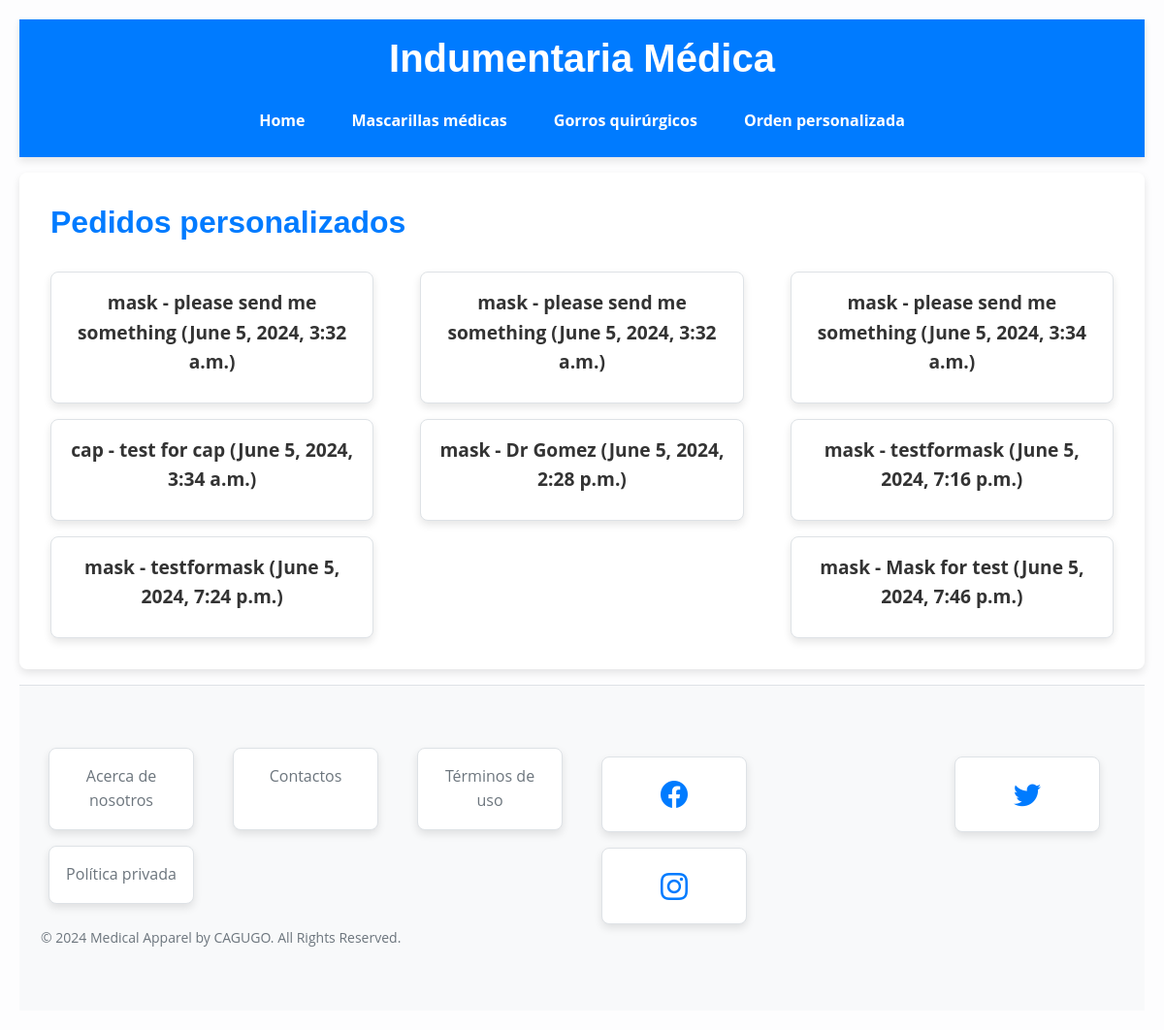
Before: /custom-orders/ with the older database file.
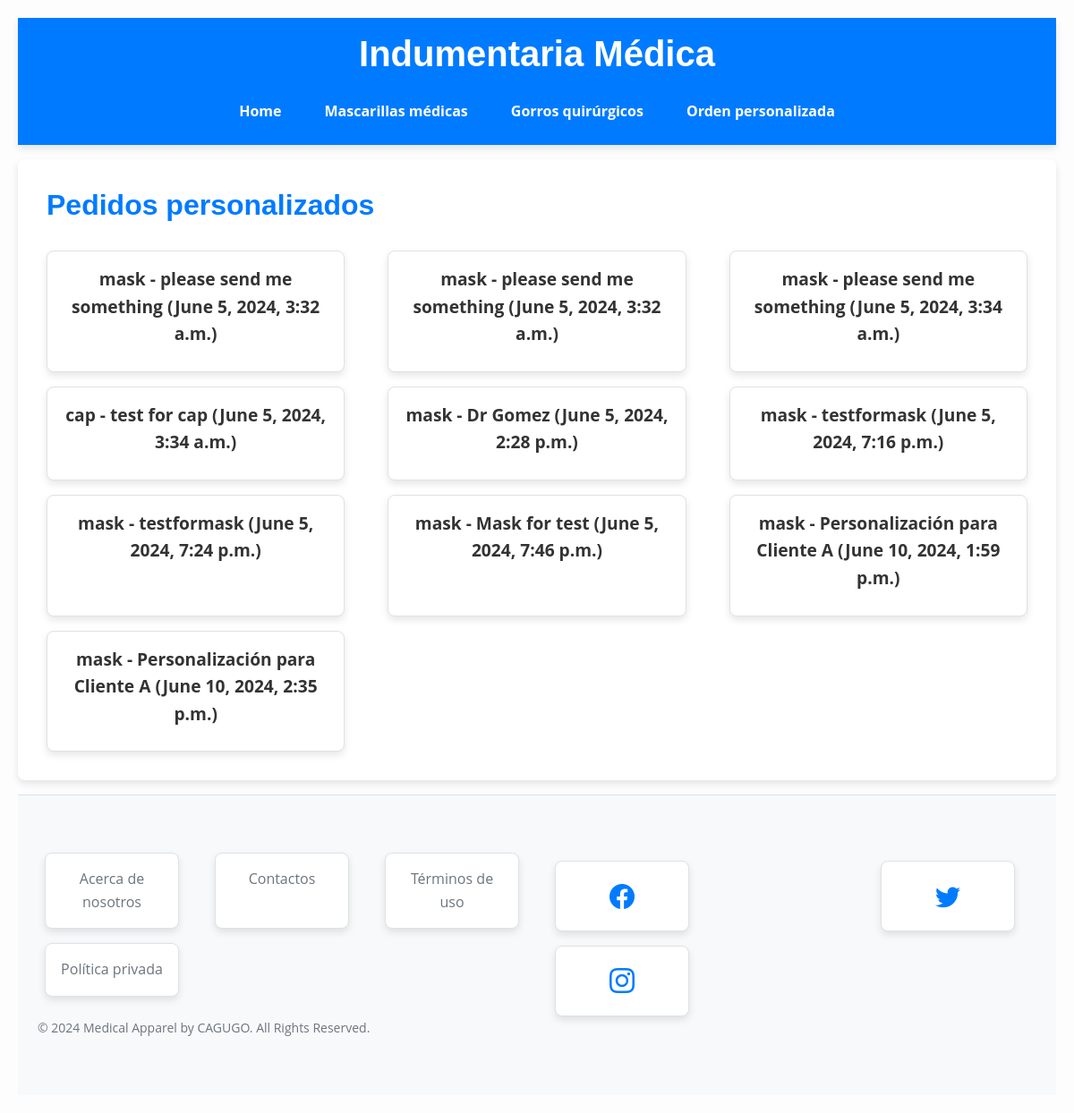
After: the same page with the newer database file.
### store/models.py (models this page shows, shortened)
class CustomOrder(models.Model):
    product_type = models.CharField(max_length=50, choices=[('mask', 'Mask'), ('cap', 'Cap')])
    custom_text = models.CharField(max_length=255)
    order_date = models.DateTimeField(auto_now_add=True)

### store/views.py (the view)
# urls.py: path('custom-orders/', views.custom_order_list, name='custom_order_list'),
def custom_order_list(request):
    custom_orders = CustomOrder.objects.all()
    return render(request, 'store/custom_order_list.html', {'custom_orders': custom_orders})

### store/templates/store/custom_order_list.html (shortened to what this page needs)
{% extends 'store/base.html' %}
{% block content %}
<h2>Pedidos personalizados</h2>
<ul>
    {% for order in custom_orders %}
    <li>
        <p>{{ order.product_type }} - {{ order.custom_text }} ({{ order.order_date }})</p>
    </li>
    {% empty %}
    <li>No se encontraron pedidos personalizados</li>
    {% endfor %}
</ul>
{% endblock %}

Changed rows visible on the page:
added CustomOrder: product_type "mask", custom_text "Personalización para Cliente A", order_date "June 10, 2024, 1:59 p.m."
added CustomOrder: product_type "mask", custom_text "Personalización para Cliente A", order_date "June 10, 2024, 2:35 p.m."
